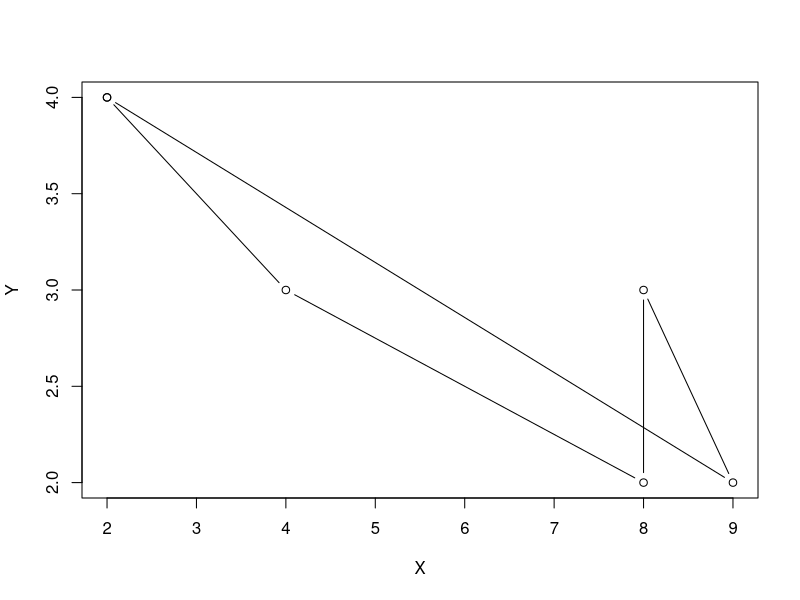

Write the R code that produced this figure. (Note: this script raises an error after producing the figure.)
# 1. Implement a cat class, complete with race and print methods.
noodles <- list(length=45, weight=10, breed="tabby")
class(noodles) <- c("cat")
class(noodles)
noodles

sawyer <- list(length=51, weight=15, breed="tabby")
class(sawyer) <- c("cat", "mammal")
class(sawyer)
sawyer

race <- function(first, second){
  if(!inherits(first, "cat") | !inherits(second, "cat"))
    stop("You haven’t given me two cats!")
  if(first$length > second$length){
    print("First cat won!")
    return(first)
  }
  print("Second cat won!")
  return(second)
}

race(noodles, sawyer)

# 2. Implement a point class that holds x and y information for a point in space.
wilmington <- list(lat=39.7391, lon=75.5398, name='Wilmington')
class(wilmington) <- 'Point'
logan <- list(lat=41.7, lon=111.8, name='Logan')
class(logan) <- 'Point'

point <- function(x, y){
  output <- list(x=x, y=y)
  class(output) <- 'Point'
  return(output)
}

# 3. Write a distance method that calculates the distance between two points in space.
deg2rad <- function(deg) {(deg*pi)/(180)}

  distance <- function(loc1, loc2){
    if(!inherits(loc1, "Point") | !inherits(loc2, "Point"))
      stop("You haven’t given me two points!")
    R = 3961 # miles
    lat1 = deg2rad(loc1$lat)
    lat2 = deg2rad(loc2$lat)
    lon1 = deg2rad(loc1$lon)
    lon2 = deg2rad(loc2$lon)
    dlon = lon2 - lon1
    dlat = lat2 - lat2
    # dlon = deg2rad(loc2$lon - loc1$lon)
    # dlat = deg2rad(loc2$lat - loc1$lat)
    a = (sin(dlat/2))^2 + cos(lat1) * cos(lat2) * (sin(dlon/2))^2 
    c = 2 * atan2(sqrt(a), sqrt(1-a) ) 
    d = R * c 
      print(paste('The distance between', loc1$name, 'and', loc2$name, 'is approximately', round(d,digits=0), 'miles.'))
    }
distance(wilmington, logan)

# 4. Implement a line class that takes two point objects and makes a line between them.
a<- list(x=39.7391, y=100.5398)
class(a) <- 'Line'
b <- list(x=41.7, y=113)
class(b) <- 'Line'

line <- function(x, y){
  output <- list(x=x, y=y)
  class(output) <- 'Line'
  return(output)
}

# 6. Write plot methods for point and line objects.
lineplot <- function(point1, point2){
  if(!inherits(point1, "Line") | !inherits(point2, "Line"))
    stop("You haven’t given me two sets of points!")
plot(x = c(point1$x, point2$x), y= c(point1$y, point2$y), type='b', xlab ='X', ylab='Y')
  
}
line(a, b)

# 5. Implement a polygon class that stores a polygon from point objects. Hint: a polygon is really just a
# load of lines.

polygon <- function(x, y){
  output <- list(x=x, y=y)
  class(output) <- 'Polygon'
  return(output)
}

# 7. Write a plot method for a polygon. Hint: if this isn’t trivial, you’re doing something wrong.

test1 <- polygon(2,4)
test2 <- polygon(4,3)
test3 <- polygon(8,2)
test4 <- polygon(8,3)
test5 <- polygon(9,2)

polygonplot <- function(test1, test2, test3, test4, test5){
  if(!inherits(test1, "Polygon") | !inherits(test2, "Polygon") | !inherits(test3, "Polygon") | !inherits(test4, "Polygon") | !inherits(test5, "Polygon"))
    stop("This will never make a polygon!")
  plot(x = c(test1$x, test2$x, test3$x, test4$x, test5$x, test1$x), y= c(test1$y, test2$y, test3$y, test4$y, test5$y, test1$y), type='b', xlab ='X', ylab='Y')
  
}
polygonplot(test1, test2, test3, test4, test5)

# 8. Create a canvas object that the add function can add point, line, circle, and polygon objects to.
# Write plot and print methods for this class.

add <- function(point,line,circle,polygon){
  if(!inherits(point, "Point") | !inherits(line, "Line") | !inherits(circle, "Circle") | !inherits(polygon, "Polygon"))
    stop("What in the heck did you give me?!")
  canvas <- list(point, line, circle, polygon)
  return(canvas)
}

a = point(x = 1, y = 2)
b = line(x = 3, y = 5)
c = circle(r = 1, x = 2, y = 3)
d = polygon(x = 4, y = 7)

canvas = add(a,b,c,d)

# 9. Implement a circle object that takes a point and a radius and stores a circle. Don’t make a circle out
# of lines!

circle <- function(r, x, y){
  output <- list(r=r, x=x, y=y)
  class(output) <- 'Circle'
  return(output)
}

c = circle(1,2,3)

# circumference of a circle = 2*pi*r

circleplot <- function(r,x,y){
  radius <- r
  theta <- seq(0, 2 * pi, length = 100)
  plot(c(-5, 5), c(-5, 5), type = "n")
lines(x = radius * cos(theta)+x, y = radius * sin(theta)+y, type='l')
}

# 10. Write area generic methods for circle and polygon objects.


# 11. Add support for circle objects to your canvas.


# 12. Add a summary method for canvas that calculates the height and width of the canvas, the fraction of the
# canvas covered in filled-in polygons and circles (if appropriate), and average distance between any points
# on the canvas (if appropriate).




# 13. Add optional colour support for your objects.

